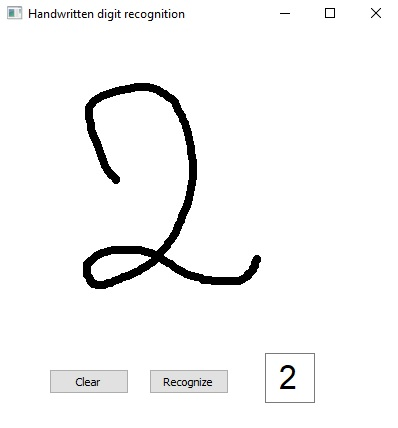
#> input picture yolo-weights/2imag.jpg, 398 x 428 px
$ jupyter execute --allow-errors nextWordDetection.ipynb   (shell and % lines are left out)
#> lines starting #> are read from the running program, lines starting #| are printed output that depends on the picture; after the words box and inside, x2 and y2 are one past the last pixel; in counts of white or black regions, pixels touching at a corner belong together
[cell 1]
import numpy as np
from PIL import Image
import matplotlib.pyplot as plt
from matplotlib import style
style.use('fivethirtyeight')
import glob
import os
from collections import Counter
import pandas as pd
import time

[cell 2]
# to desaturate the image by turning pixel into black and white based on the average of the RGB values
# lighter pixels will be turned into white and darker pixels will be turned into black
def threshold(img_array):
  row_avg = []
  for eachrow in img_array:
    row_avg.append(np.average(eachrow))
  avg_color = np.mean(row_avg)
  # print(avg_color)
  new_image = np.eye(len(img_array))

  for row in range(len(img_array)):
    for pixel in range(len(img_array[row])):
      if img_array[row][pixel][0] < avg_color:
        new_image[row][pixel] = 255
      else:
        new_image[row][pixel] = 0
  new_image =np.array(new_image)
  return new_image

[cell 3]
# a slightly different code block to threushold ,same principle , just a different way to do it
def threshold2(img_array):
  new =  np.eye(len(img_array))
  rowavg = []
  for eachrow in img_array:
    rowavg.append(np.average(eachrow))
  avgcolor = np.mean(rowavg)
  for row in range(len(img_array)):
    for pixel in range(len(img_array[row])):
      if np.mean(img_array[row][pixel]) >= avgcolor:
        new[row][pixel] = 255
      else:
        new[row][pixel] = 0
  new = np.array(new)
  return new

[cell 4]
# to read the entire pixel row of the image and give value to that pixel based on the average of the RGB values of that pixel
# these values will be then passed to the knn algorithm to be trained and tested
# [5 lines left out: function value, not called in this run]

[cell 5]
# to read the training images and extracting data out of each image
# change  this path to where

#> (a cell that did not finish here is left out)

[cell 7]
points = []
#> (the rest of this cell did not finish here and is left out)

[cell 8]
for point in points:
  del point[0]

[cell 9]
# to arrage the data into a knn acceptable format
# [10 lines left out: function new_func, not called in this run]

[cell 10]
# to count the appperence of element for knn
# [8 lines left out: function class_count, not called in this run]

[cell 11]
# [16 lines left out: function k_nearest_neighbors, not called in this run]

[cell 12]
from scipy import datasets


image = 'main.jpg'
# [22 lines left out: function predict, not called in this run]
# return answer

[cell 13]
# path = 'main.jpg'
path = '2imag.jpg'
img = Image.open(path).convert('L').resize((28, 28))
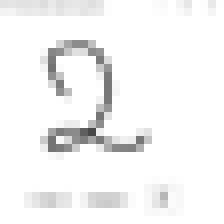
#> img: PIL image 28x28 L (shown 8 times larger); min 72, max 255, mean 244.6
path_resized = 'resized.jpg'
img.save(path_resized)

# Corrected predict logic to match dataset feature length (776)
image = path_resized
show = True
img = Image.open(image)
if show:
  print('input image :')
  plt.grid(False)
  plt.imshow(img)
  plt.show()
pred = []
image_array = np.array(img)
try:
  image_t = threshold(image_array)
#> the loop in threshold, `for eachrow in img_array:` made 28 passes
#> after the loop in threshold, `for eachrow in img_array:`: row_avg = 28 values, max 254 at index 27, min 216 at index 17, mean 243
#> in threshold, `avg_color = np.mean(row_avg)`: avg_color = 243
#> in threshold, `new_image = np.eye(len(img_array))`:
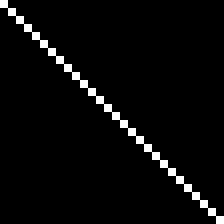
#> new_image: shape (28, 28) float64 (shown 8 times larger); values 0 (black) and 1 (white), 3.6% white in thin lines or dots
#> the loop in threshold, `for row in range(len(img_array)):` made 1 pass
except:
  image_t = threshold2(image_array)
#> the loop in threshold2, `for eachrow in img_array:` made 28 passes
#> after the loop in threshold2, `for eachrow in img_array:`: rowavg has the same summary as row_avg in threshold
#> the loop in threshold2, `for row in range(len(img_array)):` made 28 passes
#> after the loop in threshold2, `for row in range(len(img_array)):`:
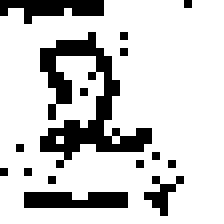
#> new: shape (28, 28) float64 (shown 8 times larger); 80.5% white; black in thin lines or dots, all inside (x1, y1, x2, y2) = (0, 0, 24, 27)
flattened = image_t.flatten().tolist()
#> flattened = 784 values, max 255 at index 13, min 0 at index 0, mean 205.2
dropped_indices = [1, 2, 3, 4, 25, 26, 27, 28]
pred = [flattened[i] for i in range(len(flattened)) if i not in dropped_indices]
#> pred = 776 values, max 255 at index 9, min 0 at index 0, mean 206.4
#> (the rest of this cell did not finish here and is left out)
